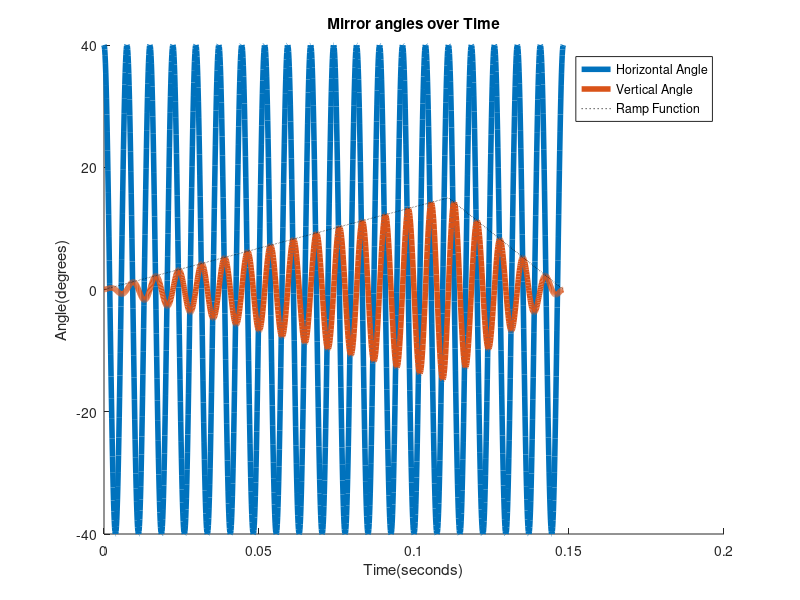
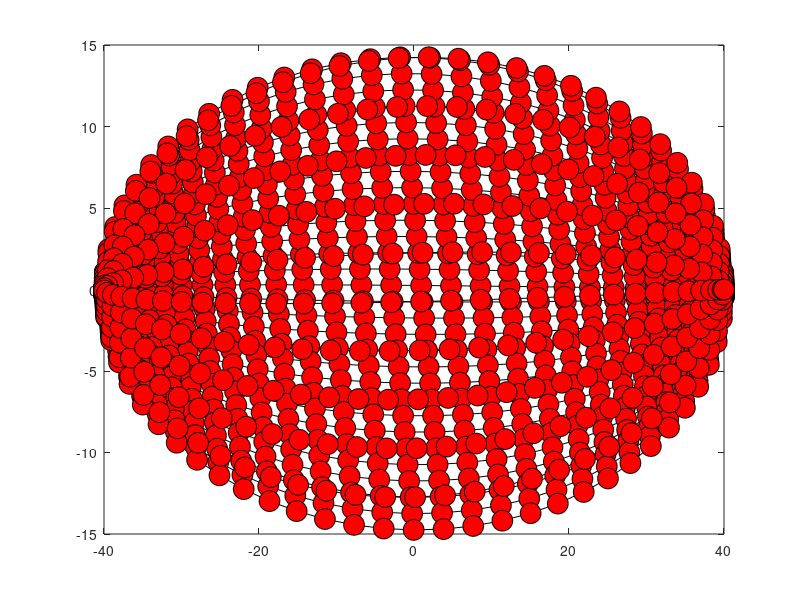

The MATLAB source for these figures, in order: (Note: this script raises an error after producing the figures.)
clear; clc;
%%%%%%%%%%%%%%%%%%%%%%%%%%%%%%%%%%
% Variables that I think are set %
%%%%%%%%%%%%%%%%%%%%%%%%%%%%%%%%%%
natFreq = 270; % Hz
natT = 1/natFreq; % s, period
% This is the natural frequency or eigenfrequency for both of the mems
% mirrors.  It appears that the actual frequency of the mirrors are an
% integer multiple of the eigenfrequency






%%%%%%%%%%%%%%%%%%%%%%%%%%%%%%%%%%%
% Variables I know you can change %
%%%%%%%%%%%%%%%%%%%%%%%%%%%%%%%%%%%
thetaMaxH = 80; % Degrees - Max horizontal angle of the lidar 
thetaMaxV = 30; % Degrees - Max vertival angle of the lidat
% This angle is centered, so left/top and right/bottom extends 1/2 of max

scanLines = 40; % Horizontal scan lines, each horizontal period=> 2 scanlines
numPeriodsLow = scanLines/2;

duration = 2; % Number of natural period per two scanlines, 
% Blickfeld documentation seems to define the 'frame time' as T.  Then it
% declares the duration of each period as x/natFreq, which sounds like
% saying the frame time = x/T, but I think this is just an unrelated T
freq = natFreq/duration;
omega = 2*pi*freq; % rad/s
T = 1/freq; % seconds - Horizontal Period 
frameTime = T * numPeriodsLow; % seconds - Total time to collect frame

resolution = 1300;
t = linspace(0,frameTime,resolution); % Timescale for the plotting

%%%%%%%%%%%%%%%%%
% Ramp Function %
%%%%%%%%%%%%%%%%%
% This function determines the density of the horizontal scanlines over
% time.  According to the documentation it can change.  However, I am 
% uncertain ~how~ to change it.

flipPoint = 3/4; % Set 0-1
index = floor(flipPoint*resolution);
r = ones(1,resolution);
r(1:index) = 1/flipPoint * t(1:index)/frameTime; % 0-1 from 0-3/4 of frame time
r(index+1:end) = (1-1*t(index+1:end)/frameTime)/(1-t(index)/frameTime); % 1-0 from3/4-end of frame time

% r(1:floor(resolution/2)) = linspace(0,0.5,length(1:floor(resolution/2)));
% r(floor(resolution/2)+1:floor(3/4*resolution)) = linspace(0.5,0.6,length(floor(resolution/2)+1:floor(3/4*resolution)));
% r(floor(3/4*resolution):resolution) = linspace(0.6,1,length(floor(3/4*resolution):resolution));


%%%%%%%%%%%%%%%%%%%%%%%
% The angle functions %
%%%%%%%%%%%%%%%%%%%%%%%

% Horizontal angle
thetaH = thetaMaxH/2 * cos(omega*t);
% Vertical angle
% The documentation defines the mirror phase difference as pi/4, then calls
% the two angle functions as sin,cos omega*t....so I think they really just
% meant the phase difference is pi/2!
thetaV = thetaMaxV/2 * sin(omega*t) .* r;

%% UPSHOT
% It seems like the ability to define different ramp functions would give
% us the opportunity to dynamically change the scan patternand thus
% theoretically get far denser scans of certain ROI. Perhapse in the future
% if humans are located (and denser point clouds are helpful) we can focus
% on them!
close all;
figure; hold on;
plot(t,thetaH,"DisplayName","Horizontal Angle","LineWidth",4);
plot(t,thetaV,"DisplayName",'Vertical Angle','LineWidth',4); 
plot(t,thetaMaxV/2*r,"DisplayName","Ramp Function",'LineStyle',':','Color','k')
legend(); title("Mirror angles over Time");xlabel("Time(seconds)");ylabel("Angle(degrees)");

%%
figure;
p=plot(thetaH,thetaV,'k',"Marker","o","MarkerFaceColor","r","MarkerSize",15);

for i = 1:10:length(t)
  p.MarkerIndices = i;  
  %pause(0.05)
  %drawnow;
  exportgraphics(gca,"scanline_example_squished.gif",append=true);
end

%% Downsampling
natFreq = 270; % Hz
natT = 1/natFreq; % s, period
thetaMaxH = 80; % Degrees - Max horizontal angle of the lidar 
thetaMaxV = 30; % Degrees - Max vertival angle of the lidat
% This angle is centered, so left/top and right/bottom extends 1/2 of max

scanLinesHigh = 512; % Horizontal scan lines, each horizontal period=> 2 scanlines
scanLinesLow = 64;

numPeriodsHigh = scanLinesHigh/2;
numPeriodsLow = scanLinesLow/2;

duration = 2;
freq = natFreq/duration;
omega = 2*pi*freq; % rad/s
T = 1/freq; % seconds - Horizontal Period 
frameTimeHigh =T * numPeriodsHigh;
frameTimeLow = T * numPeriodsLow; % seconds - Total time to collect frame

resolution = 40;
timeHigh = linspace(0,frameTimeHigh,resolution*numPeriodsHigh); % Timescale for the plotting
timeLow  = linspace(0,frameTimeLow,resolution*numPeriodsLow);


flipPoint = 3/4; % Set 0-1
indexHigh = floor(flipPoint*resolution*numPeriodsHigh);
indexLow = floor(flipPoint*resolution*numPeriodsLow);
rHigh = ones(1,resolution*numPeriodsHigh);
rHigh(1:indexHigh) = 1/flipPoint * timeHigh(1:indexHigh)/frameTimeHigh; % 0-1 from 0-3/4 of frame time
rHigh(indexHigh+1:end) = (1-1*timeHigh(indexHigh+1:end)/frameTimeHigh)/(1-timeHigh(indexHigh)/frameTimeHigh); % 1-0 from3/4-end of frame time
rLow  = ones(1,resolution*numPeriodsLow);
rLow(1:indexLow) = 1/flipPoint * timeLow(1:indexLow)/frameTimeLow; % 0-1 from 0-3/4 of frame time
rLow(indexLow+1:end) = (1-1*timeLow(indexLow+1:end)/frameTimeLow)/(1-timeLow(indexLow)/frameTimeLow); % 1-0 from3/4-end of frame time

% Index for downsampling
downTime = zeros(length(timeLow),1);
downSampleBy = scanLinesHigh/scanLinesLow;
j = 1;
for i = 0:numPeriodsLow-1
    %fprintf("Input at %d to %d\n\tfrom %d to %d\n",resolution*(j-1)+1,resolution*j,(i-1+downSampleBy)*resolution+1,(i-1+downSampleBy)*resolution+resolution)
    downTime(resolution*(j-1)+1:resolution*j) = (i*downSampleBy)*resolution+1:(i*downSampleBy)*resolution+resolution;
    j=j+1;
end


thetaHHigh = thetaMaxH/2 * cos(omega*timeHigh);
thetaVHigh = thetaMaxV/2 * sin(omega*timeHigh) .* rHigh;
thetaHLow = thetaMaxH/2 * cos(omega*timeLow);
thetaVLow = thetaMaxV/2 * sin(omega*timeLow) .* rLow;


figure; tiledlayout(3,1);
% Plot High
nexttile; hold on;
plot(timeHigh, thetaHHigh, 'DisplayName', 'Horizontal Angle', 'LineWidth', 2);
plot(timeHigh, thetaVHigh, 'DisplayName', 'Vertical Angle', 'LineWidth', 2);
plot(timeHigh, rHigh*thetaMaxV/2, 'DisplayName', 'Ramp Function * thetaMaxV', 'LineWidth', 2);
legend(); title(sprintf("Mirror angles for %d scanlines",scanLinesHigh)); xlabel('Time (seconds)'); ylabel('Angle (degrees)');
% Plow Low
nexttile; hold on;
plot(timeLow, thetaHLow, 'DisplayName', 'Horizontal Angle', 'LineWidth', 2);
plot(timeLow, thetaVLow, 'DisplayName', 'Vertical Angle', 'LineWidth', 2);
plot(timeLow, rLow*thetaMaxV/2, 'DisplayName', 'Ramp Function * thetaMaxV', 'LineWidth', 2);
legend(); title(sprintf("Mirror angles for %d scanlines",scanLinesLow)); xlabel('Time (seconds)'); ylabel('Angle (degrees)');
% Plot downsampled
nexttile; hold on
thetaHDownsample = zeros(size(thetaHHigh));
thetaHDownsample(downTime) = thetaHHigh(downTime);
thetaVDownsample = zeros(size(thetaVHigh));
thetaVDownsample(downTime) = thetaVHigh(downTime);
plot(timeHigh, thetaHDownsample, 'DisplayName', 'Horizontal Angle', 'LineWidth', 2);
plot(timeHigh, thetaVDownsample, 'DisplayName', 'Horizontal Angle', 'LineWidth', 2);
plot(timeHigh, rHigh*thetaMaxV/2, 'DisplayName', 'Ramp Function * thetaMaxV', 'LineWidth', 2);
legend(); title(sprintf("Mirror angles for %d scanlines downsamped to %d",scanLinesHigh,scanLinesLow)); xlabel('Time (seconds)'); ylabel('Angle (degrees)');

figure;
plot(timeHigh, thetaHDownsample, 'DisplayName', 'Horizontal Angle', 'LineWidth', 2);
legend(); title(sprintf("Mirror angles for %d scanlines downsampled to %d\nzoomed into 1 period",scanLinesHigh,scanLinesLow)); xlabel('Time (seconds)'); ylabel('Angle (degrees)');
xlim([timeHigh(downTime(1)),timeHigh(downTime(resolution))]);


% Plotting scan lines
figure; 
plot(thetaHHigh,thetaVHigh,'k'); xlabel("Horizontal Angle"); ylabel("Vertical Angle"); title(sprintf("Mirror angles for %d scanlines",scanLinesHigh));
figure;
plot(thetaHLow,thetaVLow,'k'); xlabel("Horizontal Angle"); ylabel("Vertical Angle"); title(sprintf("Mirror angles for %d scanlines",scanLinesLow));
figure;
plot(thetaHHigh(downTime),thetaVHigh(downTime),'k'); xlabel("Horizontal Angle"); ylabel("Vertical Angle"); title(sprintf("Mirror angles for %d scanlines downsampled to %d scanlines",scanLinesHigh, scanLinesLow));

%% Error 
errorH = thetaHLow - thetaHDownsample(downTime);
errorV = thetaVLow - thetaVDownsample(downTime);
fprintf("Average angle (degrees) difference " + ...
    "between lower scanlines and downsampled scanlines:\nHorizontal=%.4f" + ...
    "\nVertical=%.4f\n\n",mean(abs(errorH)),mean(abs(errorV)));
fprintf("Max angle (degrees) difference " + ...
    "between lower scanlines and downsampled scanlines:\nHorizontal=%.4f" + ...
    "\nVertical=%.4f\n",max(abs(errorH)),max(abs(errorV)));
